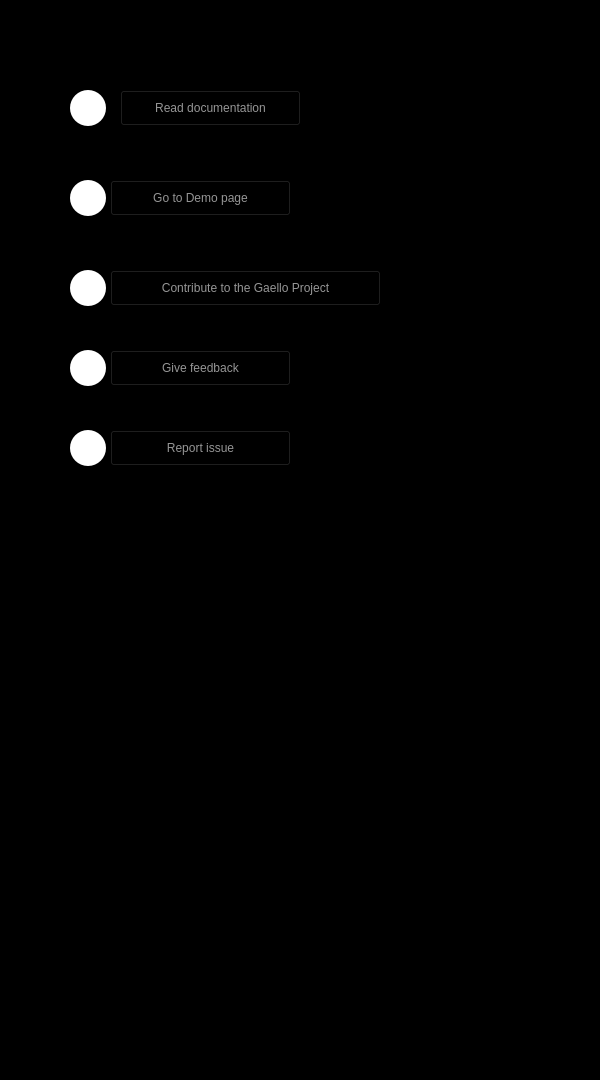
<?xml version="1.0" encoding="UTF-8"?>
<ui version="4.0">
 <class>Frame</class>
 <widget class="QFrame" name="Frame">
  <property name="geometry">
   <rect>
    <x>0</x>
    <y>0</y>
    <width>600</width>
    <height>1080</height>
   </rect>
  </property>
  <property name="windowTitle">
   <string>Frame</string>
  </property>
  <property name="styleSheet">
   <string notr="true">background: none;
background-color: rgba(0, 0, 0, 255);</string>
  </property>
  <widget class="QPushButton" name="documentation">
   <property name="geometry">
    <rect>
     <x>120</x>
     <y>90</y>
     <width>181</width>
     <height>36</height>
    </rect>
   </property>
   <property name="styleSheet">
    <string notr="true">color: rgb(150, 150, 150);
font: 10pt &quot;Candara Light&quot;;</string>
   </property>
   <property name="text">
    <string>Read documentation</string>
   </property>
  </widget>
  <widget class="QPushButton" name="pushButton_2">
   <property name="geometry">
    <rect>
     <x>70</x>
     <y>90</y>
     <width>36</width>
     <height>36</height>
    </rect>
   </property>
   <property name="styleSheet">
    <string notr="true">color: rgb(150, 150, 150);
background-color: rgb(255, 255, 255);
font: 10pt &quot;Candara Light&quot;;
border-radius: 18px;</string>
   </property>
   <property name="text">
    <string/>
   </property>
   <property name="icon">
    <iconset>
     <normaloff>../icons/next (1).png</normaloff>../icons/next (1).png</iconset>
   </property>
   <property name="iconSize">
    <size>
     <width>40</width>
     <height>40</height>
    </size>
   </property>
  </widget>
  <widget class="QPushButton" name="pushButton_3">
   <property name="geometry">
    <rect>
     <x>70</x>
     <y>180</y>
     <width>36</width>
     <height>36</height>
    </rect>
   </property>
   <property name="styleSheet">
    <string notr="true">color: rgb(150, 150, 150);
background-color: rgb(255, 255, 255);
font: 10pt &quot;Candara Light&quot;;
border-radius: 18px;</string>
   </property>
   <property name="text">
    <string/>
   </property>
   <property name="icon">
    <iconset>
     <normaloff>../icons/next (1).png</normaloff>../icons/next (1).png</iconset>
   </property>
   <property name="iconSize">
    <size>
     <width>40</width>
     <height>40</height>
    </size>
   </property>
  </widget>
  <widget class="QPushButton" name="demo">
   <property name="geometry">
    <rect>
     <x>110</x>
     <y>180</y>
     <width>181</width>
     <height>36</height>
    </rect>
   </property>
   <property name="styleSheet">
    <string notr="true">color: rgb(150, 150, 150);
font: 10pt &quot;Candara Light&quot;;</string>
   </property>
   <property name="text">
    <string>Go to Demo page</string>
   </property>
  </widget>
  <widget class="QPushButton" name="pushButton_5">
   <property name="geometry">
    <rect>
     <x>70</x>
     <y>270</y>
     <width>36</width>
     <height>36</height>
    </rect>
   </property>
   <property name="styleSheet">
    <string notr="true">color: rgb(150, 150, 150);
background-color: rgb(255, 255, 255);
font: 10pt &quot;Candara Light&quot;;
border-radius: 18px;</string>
   </property>
   <property name="text">
    <string/>
   </property>
   <property name="icon">
    <iconset>
     <normaloff>../icons/next (1).png</normaloff>../icons/next (1).png</iconset>
   </property>
   <property name="iconSize">
    <size>
     <width>40</width>
     <height>40</height>
    </size>
   </property>
  </widget>
  <widget class="QPushButton" name="contribute">
   <property name="geometry">
    <rect>
     <x>110</x>
     <y>270</y>
     <width>271</width>
     <height>36</height>
    </rect>
   </property>
   <property name="styleSheet">
    <string notr="true">color: rgb(150, 150, 150);
font: 10pt &quot;Candara Light&quot;;</string>
   </property>
   <property name="text">
    <string>Contribute to the Gaello Project</string>
   </property>
  </widget>
  <widget class="QPushButton" name="pushButton_7">
   <property name="geometry">
    <rect>
     <x>70</x>
     <y>350</y>
     <width>36</width>
     <height>36</height>
    </rect>
   </property>
   <property name="styleSheet">
    <string notr="true">color: rgb(150, 150, 150);
background-color: rgb(255, 255, 255);
font: 10pt &quot;Candara Light&quot;;
border-radius: 18px;</string>
   </property>
   <property name="text">
    <string/>
   </property>
   <property name="icon">
    <iconset>
     <normaloff>../icons/next (1).png</normaloff>../icons/next (1).png</iconset>
   </property>
   <property name="iconSize">
    <size>
     <width>40</width>
     <height>40</height>
    </size>
   </property>
  </widget>
  <widget class="QPushButton" name="feedback">
   <property name="geometry">
    <rect>
     <x>110</x>
     <y>350</y>
     <width>181</width>
     <height>36</height>
    </rect>
   </property>
   <property name="styleSheet">
    <string notr="true">color: rgb(150, 150, 150);
font: 10pt &quot;Candara Light&quot;;</string>
   </property>
   <property name="text">
    <string>Give feedback</string>
   </property>
  </widget>
  <widget class="QPushButton" name="pushButton_9">
   <property name="geometry">
    <rect>
     <x>70</x>
     <y>430</y>
     <width>36</width>
     <height>36</height>
    </rect>
   </property>
   <property name="styleSheet">
    <string notr="true">color: rgb(150, 150, 150);
background-color: rgb(255, 255, 255);
font: 10pt &quot;Candara Light&quot;;
border-radius: 18px;</string>
   </property>
   <property name="text">
    <string/>
   </property>
   <property name="icon">
    <iconset>
     <normaloff>../icons/next (1).png</normaloff>../icons/next (1).png</iconset>
   </property>
   <property name="iconSize">
    <size>
     <width>40</width>
     <height>40</height>
    </size>
   </property>
  </widget>
  <widget class="QPushButton" name="report">
   <property name="geometry">
    <rect>
     <x>110</x>
     <y>430</y>
     <width>181</width>
     <height>36</height>
    </rect>
   </property>
   <property name="styleSheet">
    <string notr="true">color: rgb(150, 150, 150);
font: 10pt &quot;Candara Light&quot;;</string>
   </property>
   <property name="text">
    <string>Report issue</string>
   </property>
  </widget>
 </widget>
 <resources/>
 <connections/>
</ui>
